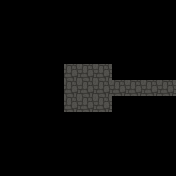

The image is a tile-based game level rendered from a .tmx file. Its description and complete source (layers, tilesets, objects, tile grids) follow:
An orthogonal 11x11 tile map with 16x16 px tiles, 3 tile layers (Path, Wall, Interact).

<map version="1.0" tiledversion="2017.06.27" orientation="orthogonal" renderorder="right-down" width="11" height="11" tilewidth="16" tileheight="16" nextobjectid="7">
 <properties>
  <property name="Connect_Bottom" type="bool" value="false" />
  <property name="Connect_Left" type="bool" value="false" />
  <property name="Connect_Right" type="bool" value="true" />
  <property name="Connect_Top" type="bool" value="false" />
 </properties>
 <tileset firstgid="1" name="tiles0" tilewidth="16" tileheight="16" tilecount="64" columns="16">
  <image source="../Tilesets/tiles0.png" width="256" height="64" />
 </tileset>
 <layer name="Path" width="11" height="11">
  <data encoding="csv">
0,0,0,0,0,0,0,0,0,0,0,
0,0,0,0,0,0,0,0,0,0,0,
0,0,0,0,0,0,0,0,0,0,0,
0,0,0,0,0,0,0,0,0,0,0,
0,0,0,0,2,2,2,0,0,0,0,
0,0,0,0,2,2,2,2,2,2,2,
0,0,0,0,2,2,2,0,0,0,0,
0,0,0,0,0,0,0,0,0,0,0,
0,0,0,0,0,0,0,0,0,0,0,
0,0,0,0,0,0,0,0,0,0,0,
0,0,0,0,0,0,0,0,0,0,0
</data>
 </layer>
 <layer name="Wall" width="11" height="11">
  <data encoding="csv">
0,0,0,0,0,0,0,0,0,0,0,
0,0,0,0,0,0,0,0,0,0,0,
0,0,0,0,0,0,0,0,0,0,0,
0,0,0,0,0,0,0,0,0,0,0,
0,0,0,0,0,0,0,0,0,0,0,
0,0,0,0,0,0,0,0,0,0,0,
0,0,0,0,0,0,0,0,0,0,0,
0,0,0,0,0,0,0,0,0,0,0,
0,0,0,0,0,0,0,0,0,0,0,
0,0,0,0,0,0,0,0,0,0,0,
0,0,0,0,0,0,0,0,0,0,0
</data>
 </layer>
 <layer name="Interact" width="11" height="11">
  <data encoding="csv">
0,0,0,0,0,0,0,0,0,0,0,
0,0,0,0,0,0,0,0,0,0,0,
0,0,0,0,0,0,0,0,0,0,0,
0,0,0,0,0,0,0,0,0,0,0,
0,0,0,0,0,0,0,0,0,0,0,
0,0,0,0,0,0,0,0,0,0,0,
0,0,0,0,0,0,0,0,0,0,0,
0,0,0,0,0,0,0,0,0,0,0,
0,0,0,0,0,0,0,0,0,0,0,
0,0,0,0,0,0,0,0,0,0,0,
0,0,0,0,0,0,0,0,0,0,0
</data>
 </layer>
 <objectgroup name="Events" />
</map>
